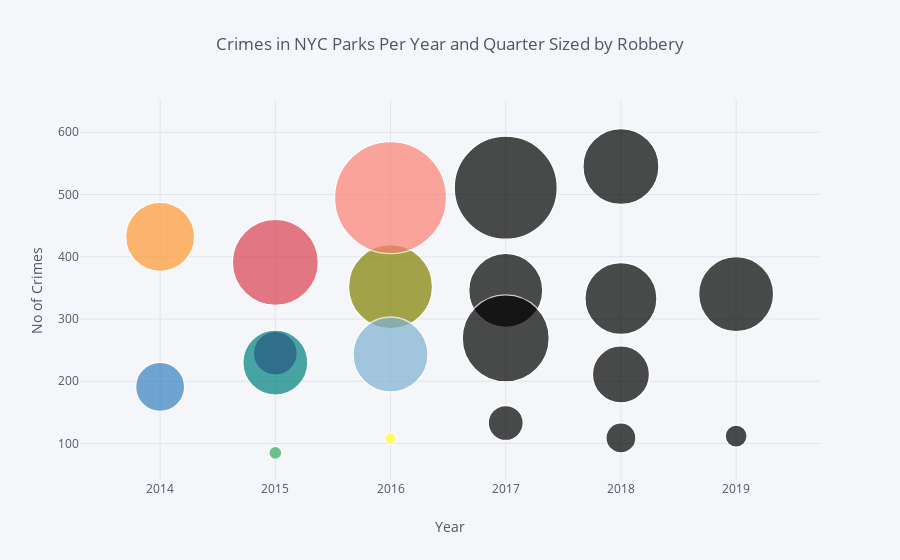

Notebook code for this chart:
### Code cell
#Bubble plot sized by Robbery
by_quarter.iplot(kind='bubble',x='YEAR',y='TOTAL',size='ROBBERY',xTitle='Year',yTitle='No of Crimes',title='Crimes in NYC Parks Per Year and Quarter Sized by Robbery',  nticks = 7)

### Figure 1 — Plotly figure (JSON) as saved in the notebook; plotly's stock layout.template omitted (floating-point values rounded to 4 significant figures)
{"data": [{"marker": {"color": ["rgb(255, 153, 51)", "rgb(55, 128, 191)", "rgb(50, 171, 96)", "rgb(128, 0, 128)", "rgb(219, 64, 82)", "rgb(0, 128, 128)", "rgb(255, 255, 51)", "rgb(128, 128, 0)", "rgb(251, 128, 114)", "rgb(128, 177, 211)"], "line": {"width": 1.3}, "size": [69, 49, 13, 44, 86, 65, 12, 84, 112, 75, 35, 74, 103, 87, 30, 72, 76, 57, 22, 75], "symbol": "circle"}, "mode": "markers", "text": "", "type": "scatter", "uid": "ebcc772b-1dad-4145-80d2-e80de531fe71", "x": [2014, 2014, 2015, 2015, 2015, 2015, 2016, 2016, 2016, 2016, 2017, 2017, 2017, 2017, 2018, 2018, 2018, 2018, 2019, 2019], "y": [432, 191, 85, 245, 391, 230, 108, 352, 495, 243, 133, 346, 511, 269, 109, 333, 545, 211, 112, 340]}], "layout": {"legend": {"bgcolor": "#F5F6F9", "font": {"color": "#4D5663"}}, "paper_bgcolor": "#F5F6F9", "plot_bgcolor": "#F5F6F9", "title": {"font": {"color": "#4D5663"}, "text": "Crimes in NYC Parks Per Year and Quarter Sized by Robbery"}, "xaxis": {"gridcolor": "#E1E5ED", "nticks": 7, "showgrid": true, "tickfont": {"color": "#4D5663"}, "title": {"font": {"color": "#4D5663"}, "text": "Year"}, "zerolinecolor": "#E1E5ED"}, "yaxis": {"gridcolor": "#E1E5ED", "nticks": 7, "showgrid": true, "tickfont": {"color": "#4D5663"}, "title": {"font": {"color": "#4D5663"}, "text": "No of Crimes"}, "zerolinecolor": "#E1E5ED"}}}
